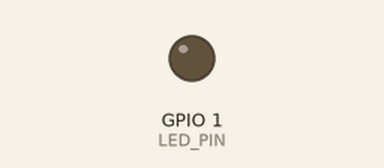
Bench run of a sketch on a simulated ESP32. On the bench: output pins drawn as LEDs (lit = HIGH).

Above: at 0.2 s.
Timing chart, 0 to 1.7 s (numbered marks = the images above):
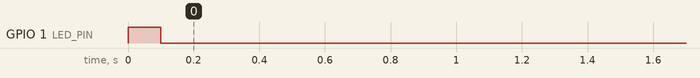

The sketch:

reset.ino
```cpp
#define RST_PIN 2  // P2
#define LED_PIN 1

void setup() {
  pinMode(LED_PIN, OUTPUT);
  pinMode(RST_PIN, INPUT);  // Alta impedenza
  digitalWrite(LED_PIN, LOW);
}

void loop() {
  // Reset ESP32
  pinMode(RST_PIN, OUTPUT);
  digitalWrite(RST_PIN, LOW);  // EN → GND
  digitalWrite(LED_PIN, HIGH);
  delay(100);

  // Release
  pinMode(RST_PIN, INPUT);     // EN risale
  digitalWrite(LED_PIN, LOW);

  //delay(3600000); // 1 ore
  //delay(10800000); // 3 ore
  //delay(21600000); // 6 ore
  delay(43200000); // 12 ore
  //delay(86400000); // 24 ore
}
```

Measured:
- by itself, GPIO 1 (LED_PIN): LOW → HIGH at 0.00 s, → LOW 0.10 s later
